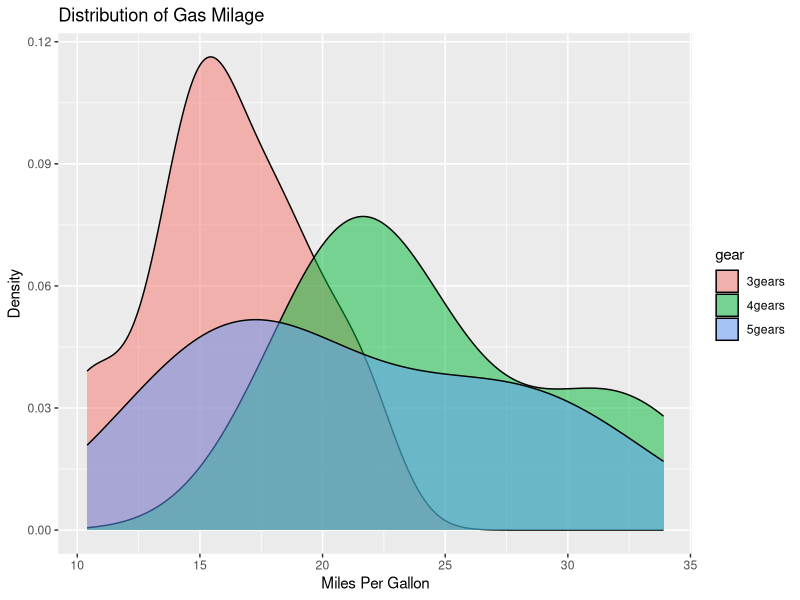
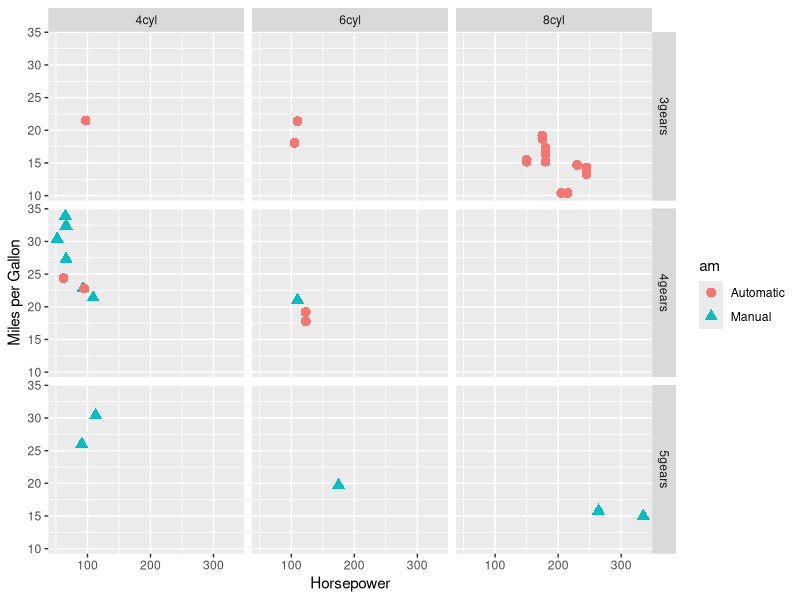
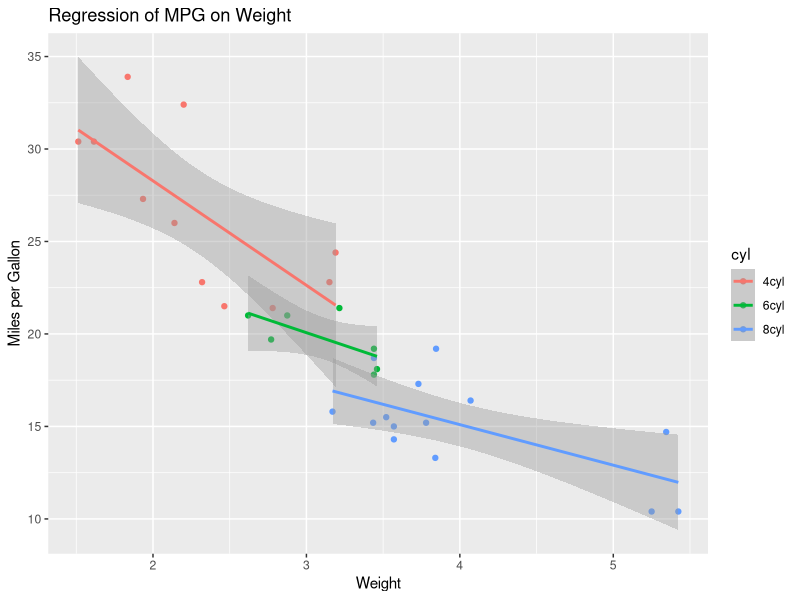
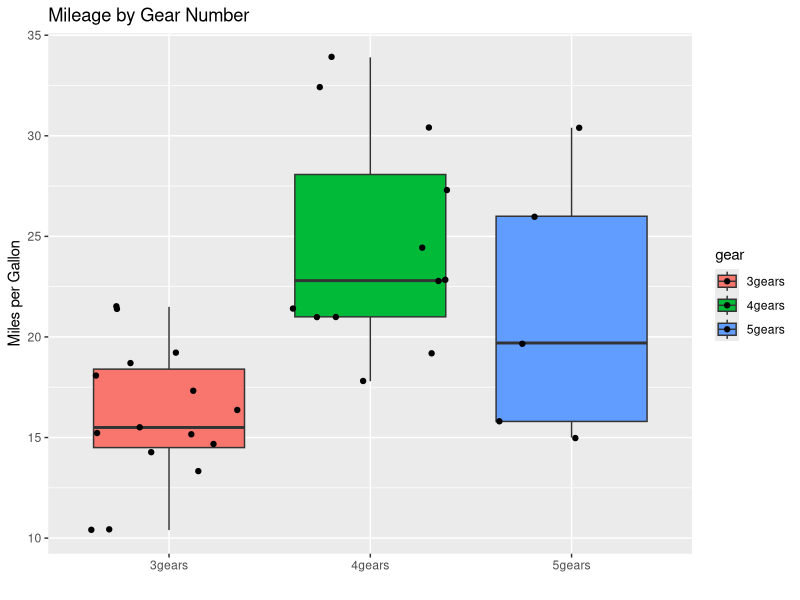

These figures' R source, in order:
# ggplot2 examples
library(ggplot2) 

# create factors with value labels 
mtcars$gear <- factor(mtcars$gear,levels=c(3,4,5),
                      labels=c("3gears","4gears","5gears")) 
mtcars$am <- factor(mtcars$am,levels=c(0,1),
                    labels=c("Automatic","Manual")) 
mtcars$cyl <- factor(mtcars$cyl,levels=c(4,6,8),
                     labels=c("4cyl","6cyl","8cyl")) 

# Kernel density plots for mpg
# grouped by number of gears (indicated by color)
qplot(mpg, data=mtcars, geom="density", fill=gear, alpha=I(.5), 
      main="Distribution of Gas Milage", xlab="Miles Per Gallon", 
      ylab="Density")

# Scatterplot of mpg vs. hp for each combination of gears and cylinders
# in each facet, transmittion type is represented by shape and color
qplot(hp, mpg, data=mtcars, shape=am, color=am, 
      facets=gear~cyl, size=I(3),
      xlab="Horsepower", ylab="Miles per Gallon") 

# Separate regressions of mpg on weight for each number of cylinders
qplot(wt, mpg, data=mtcars, geom=c("point", "smooth"), 
      method="lm", formula=y~x, color=cyl, 
      main="Regression of MPG on Weight", 
      xlab="Weight", ylab="Miles per Gallon")

# Boxplots of mpg by number of gears 
# observations (points) are overlayed and jittered
qplot(gear, mpg, data=mtcars, geom=c("boxplot", "jitter"), 
      fill=gear, main="Mileage by Gear Number",
      xlab="", ylab="Miles per Gallon")